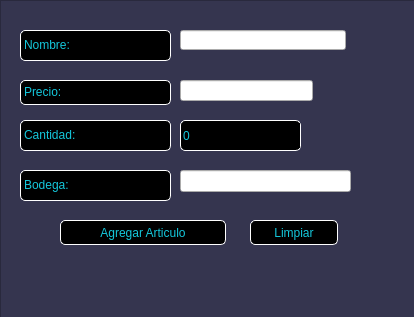
<?xml version="1.0" encoding="UTF-8"?>
<ui version="4.0">
 <class>qtWDWRegistroDeArticulos</class>
 <widget class="QDialog" name="qtWDWRegistroDeArticulos">
  <property name="geometry">
   <rect>
    <x>0</x>
    <y>0</y>
    <width>414</width>
    <height>317</height>
   </rect>
  </property>
  <property name="windowTitle">
   <string>CDP || Registro De Articulos</string>
  </property>
  <property name="styleSheet">
   <string notr="true"/>
  </property>
  <widget class="QWidget" name="layoutWidget">
   <property name="geometry">
    <rect>
     <x>0</x>
     <y>0</y>
     <width>811</width>
     <height>731</height>
    </rect>
   </property>
   <layout class="QVBoxLayout" name="verticalLayout">
    <item>
     <widget class="QFrame" name="frame">
      <property name="styleSheet">
       <string notr="true">QFrame{
background-color:rgb(53, 53, 79);
}

QPushButton{
font:87 12pt &quot;Arial Black&quot;;
background-color:#000000ff;
color:rgb(20, 200, 220);
border-radius:5px;
border:1px solid white;

}

QPushButton:hover{
background-color:black;
}

QLabel{
font:87 12pt &quot;Arial Black&quot;;
background-color:#000000ff;
color:rgb(20, 200, 220);
border-radius:5px;
border:1px solid white;
}

QSpinBox{
font:87 12pt &quot;Arial Black&quot;;
background-color:#000000ff;
color:rgb(20, 200, 220);
border-radius:5px;
border:1px solid white;
}</string>
      </property>
      <property name="frameShape">
       <enum>QFrame::StyledPanel</enum>
      </property>
      <property name="frameShadow">
       <enum>QFrame::Raised</enum>
      </property>
      <widget class="QLabel" name="label">
       <property name="geometry">
        <rect>
         <x>20</x>
         <y>30</y>
         <width>151</width>
         <height>31</height>
        </rect>
       </property>
       <property name="focusPolicy">
        <enum>Qt::StrongFocus</enum>
       </property>
       <property name="styleSheet">
        <string notr="true">background:black</string>
       </property>
       <property name="text">
        <string>Nombre:</string>
       </property>
      </widget>
      <widget class="QLabel" name="label_2">
       <property name="geometry">
        <rect>
         <x>20</x>
         <y>80</y>
         <width>151</width>
         <height>25</height>
        </rect>
       </property>
       <property name="focusPolicy">
        <enum>Qt::StrongFocus</enum>
       </property>
       <property name="styleSheet">
        <string notr="true">background:black</string>
       </property>
       <property name="text">
        <string>Precio:</string>
       </property>
      </widget>
      <widget class="QLabel" name="label_3">
       <property name="geometry">
        <rect>
         <x>20</x>
         <y>120</y>
         <width>151</width>
         <height>31</height>
        </rect>
       </property>
       <property name="focusPolicy">
        <enum>Qt::StrongFocus</enum>
       </property>
       <property name="styleSheet">
        <string notr="true">background:black</string>
       </property>
       <property name="text">
        <string>Cantidad:</string>
       </property>
      </widget>
      <widget class="QPushButton" name="qtBTNAgregarArticulo">
       <property name="geometry">
        <rect>
         <x>60</x>
         <y>220</y>
         <width>166</width>
         <height>25</height>
        </rect>
       </property>
       <property name="styleSheet">
        <string notr="true">background:black</string>
       </property>
       <property name="text">
        <string>Agregar Articulo</string>
       </property>
       <property name="icon">
        <iconset>
         <normaloff>../../Downloads/shopping-cart (2).svg</normaloff>../../Downloads/shopping-cart (2).svg</iconset>
       </property>
       <property name="iconSize">
        <size>
         <width>15</width>
         <height>15</height>
        </size>
       </property>
      </widget>
      <widget class="QLineEdit" name="qtTXTNombre">
       <property name="geometry">
        <rect>
         <x>180</x>
         <y>30</y>
         <width>166</width>
         <height>20</height>
        </rect>
       </property>
      </widget>
      <widget class="QPushButton" name="qtBTNLimpiar">
       <property name="geometry">
        <rect>
         <x>250</x>
         <y>220</y>
         <width>88</width>
         <height>25</height>
        </rect>
       </property>
       <property name="styleSheet">
        <string notr="true">background:black</string>
       </property>
       <property name="text">
        <string>Limpiar</string>
       </property>
       <property name="icon">
        <iconset>
         <normaloff>../../Downloads/book.svg</normaloff>../../Downloads/book.svg</iconset>
       </property>
      </widget>
      <widget class="QSpinBox" name="qtSPNSpinCantidad">
       <property name="geometry">
        <rect>
         <x>180</x>
         <y>120</y>
         <width>121</width>
         <height>31</height>
        </rect>
       </property>
       <property name="styleSheet">
        <string notr="true">color:rgb(20, 200, 220);
background:black</string>
       </property>
      </widget>
      <widget class="QLineEdit" name="qtTXTPrecio">
       <property name="geometry">
        <rect>
         <x>180</x>
         <y>80</y>
         <width>133</width>
         <height>21</height>
        </rect>
       </property>
      </widget>
      <widget class="QLabel" name="label_4">
       <property name="geometry">
        <rect>
         <x>20</x>
         <y>170</y>
         <width>151</width>
         <height>31</height>
        </rect>
       </property>
       <property name="focusPolicy">
        <enum>Qt::StrongFocus</enum>
       </property>
       <property name="styleSheet">
        <string notr="true">background:black</string>
       </property>
       <property name="text">
        <string>Bodega:</string>
       </property>
      </widget>
      <widget class="QLineEdit" name="qtTXTBodega">
       <property name="geometry">
        <rect>
         <x>180</x>
         <y>170</y>
         <width>171</width>
         <height>22</height>
        </rect>
       </property>
      </widget>
     </widget>
    </item>
   </layout>
  </widget>
 </widget>
 <resources/>
 <connections/>
</ui>
